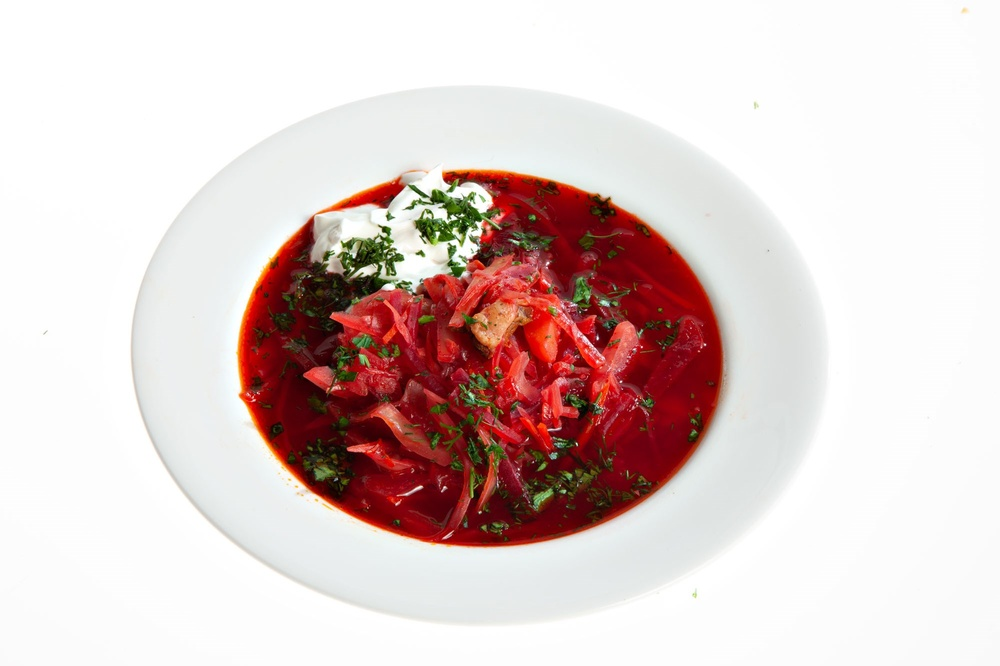
#> input picture lab2/borsh/1.jpg, 1000 x 666 px, shrunk from 2000 x 1333 before the run, found by its file name; its folder holds 4 pictures in this run
$ jupyter execute --allow-errors 'Lab 2.ipynb'
#> lines starting #> are read from the running program, lines starting #| are printed output that depends on the picture
[cell 1]
from skimage import io
from skimage.color import rgb2hsv
import os
import numpy as np

[cell 2]
picture_width = 250
picture_height = 150
picture_size = picture_width * picture_height

# Определим базовые значения hue для всех блюд:
# Желтый (макароны) = 0.11
mak_color = 0.11
# коричневый (шашлык) = 0.07
shash_color = 0.07
# Красный (Томат) = 0.0
borsh_color = 0.0

[cell 3]
def get_most_frequent_hue_value(path):
    rgb_img = io.imread(path)
#> rgb_img is the input picture: shape (666, 1000, 3); mean R, G, B 222.1, 203.9, 201.8
    hsv_img = rgb2hsv(rgb_img)
#> hsv_img: shape (666, 1000, 3) float64; mean of channels 0, 1, 2 0.203, 0.178, 0.876

    hue_img = hsv_img[:, :, 0]
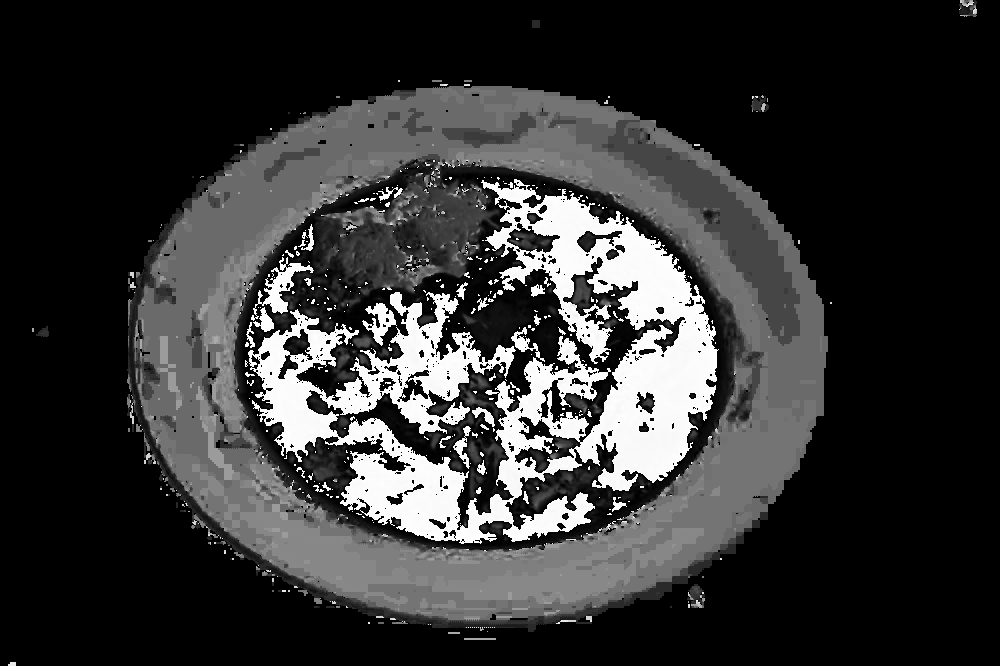
#> hue_img: shape (666, 1000) float64; min 0, max 0.999, mean 0.203
    hue_list = []

    for i in range(int(picture_width / 2 - 50), int(picture_width / 2 + 50)):
        for j in range(int(picture_height / 2 - 50), int(picture_height / 2 + 50)):
            hue_list.append(hue_img[i][j])
#> after the loop, hue_list = 10000 values from 0 to 0


    hue_values_set = set(hue_list)
#> hue_values_set = 1 item
    most_frequent_hue_value = None
    qty_most_frequent = 0

    for hue_value in hue_values_set:
        qty = hue_list.count(hue_value)
        if qty > qty_most_frequent:
            qty_most_frequent = qty
            most_frequent_hue_value = hue_value
#> this loop made 1 pass
#> (qty, qty_most_frequent, most_frequent_hue_value) on pass 1: (10000, 10000, 0)
#> after the loop, most_frequent_hue_value = 0; qty_most_frequent = 10000

    return most_frequent_hue_value

[cell 4]
x_test_list = []
y_test_list = []

[cell 5]
def create_test_array(dir_path):
    if 'borsh' in dir_path:
        y_value = 0  # borsh
    elif 'mak' in dir_path:
        y_value = 1  # mak
    else:
        y_value = 2  # shash

    for image_name in os.listdir(dir_path):
        if image_name.endswith('jpg'):
            image_path = dir_path + '/' + image_name
            most_frequent_hue_val = get_most_frequent_hue_value(image_path)
#> most_frequent_hue_val = 0
            x_test_list.append(most_frequent_hue_val)
            y_test_list.append(y_value)
            print('Изображение "' + image_path + '" обработано')
#> pass 2 of the loop in create_test_array, `for image_name in os.listdir(dir_path):`:
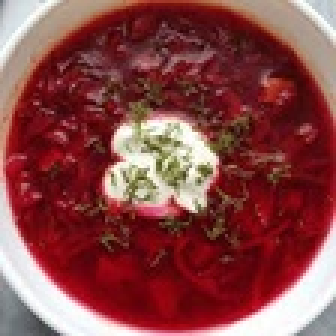
#> input picture lab2/borsh/2.jpg, 112 x 112 px, shrunk from 225 x 225 before the run, found by its file name (shown 3 times larger)
#> in get_most_frequent_hue_value, rgb_img is the input picture: shape (112, 112, 3); mean R, G, B 137.9, 71.3, 71.1
#> hsv_img: shape (112, 112, 3) float64; mean of channels 0, 1, 2 0.635, 0.63, 0.544
#> in get_most_frequent_hue_value (call 2), `hue_img = hsv_img[:, :, 0]`:
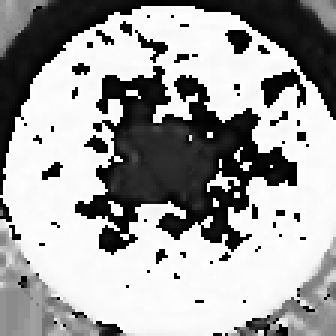
#> hue_img: shape (112, 112) float64 (shown 3 times larger); min 0, max 0.999, mean 0.635
#> after the loop in get_most_frequent_hue_value, `for i in range(int(picture_width / 2 - 50), int(picture_width / 2 + 50..`: hue_list = 87 values, max 0.998 at index 9, min 0 at index 17, mean 0.702

#> (a cell that did not finish here is left out)

[cell 7]
def get_min_difference(val_1):
    base_hue_values = [ borsh_color, mak_color, shash_color]
    min_dif_value = 1.1
    for i in range(3):
        dif_val = abs(val_1 - base_hue_values[i])
        if dif_val < min_dif_value:
            min_dif_value = dif_val
            min_dif_cat = i
    return min_dif_cat

[cell 8]
def predict_by_most_frequent_hue_value(x_test_vals):
    y_predicted = []
    for x in x_test_vals:
        min_difference = get_min_difference(x)
        y_predicted.append(min_difference)
#> this loop made 1 pass
#> (base_hue_values in get_min_difference, min_difference) on pass 1: ([0, 0.11, 0.07], 0)
#> after the loop, y_predicted = [0]
    return y_predicted

[cell 9]
y_pred = predict_by_most_frequent_hue_value(x_test_list)
#> y_pred = [0]

[cell 10]
def get_accuracy(range_indexes):
    equal_vals = 0
#> equal_vals = 0
    for i in range_indexes:
        if y_pred[i] == y_test_list[i]:
            equal_vals += 1
#> this loop made 1 pass
#> equal_vals on pass 1: 1
#> after the loop, equal_vals = 1
    accuracy = 100 * equal_vals / len(range_indexes)
#> accuracy = 100
    return accuracy

[cell 11]
def category_range(key):
    if key=='total':
        return range(len(y_pred))
    elif key=='borsh':
        return range(0,4)
    elif key=='mak':
        return range(4,7)
    elif key=='shash':
        return range(7,len(y_pred))

[cell 12]
total_accuracy = get_accuracy(category_range('total'))
#> total_accuracy = 100
print('Точность распознавания всех блюд:', total_accuracy, '%')
#| Точность распознавания всех блюд: 100.0 %
print('---------------------------------------------')
#> (the rest of this cell did not finish here and is left out)

#> after the loop in get_accuracy, `for i in range_indexes:`: equal_vals = 1
print('Точность распознавания Борща:', borsh_accuracy, '%')
mak_accuracy = get_accuracy(category_range('mak'))
print('Точность распознавания макарон:', mak_accuracy, '%')
shash_accuracy = get_accuracy(category_range('shash'))
print('Точность распознавания шашлыка:', shash_accuracy, '%')

[cell 13]
print('Предсказанные значения: ', y_pred)
#| Предсказанные значения:  [0]
print('Истинные значения', y_test_list)
